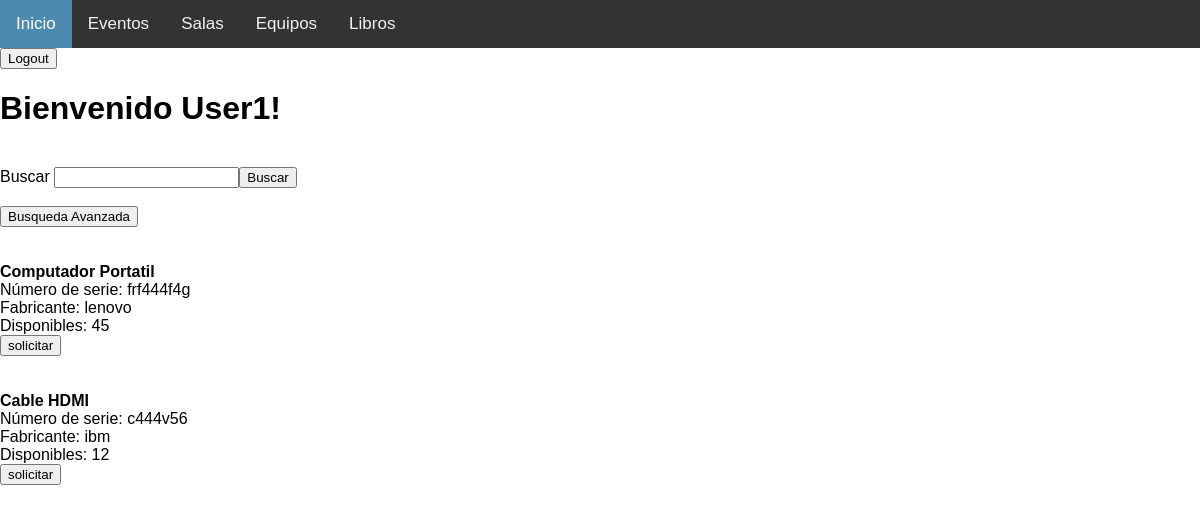
The app's page /equipos.php (signed in) with its own data.
### tables this page shows
CREATE TABLE `equipos` (
  `ID_Equipo` int(11) NOT NULL,
  `Nombre` char(30) NOT NULL,
  `Fabricante` char(30) NOT NULL,
  `NumSerie` char(20) NOT NULL,
  `Cantidad` int(11) NOT NULL,
  `Disponibles` int(11) NOT NULL
);

### utils.php (called while the page is built, shortened)
<?php
    function isLogged(){
        if(isset($_SESSION['username'])){
            return true;
        }
        return false;
    }
?>

### equipos.php (the view, shortened to what this page needs)
<!DOCTYPE html>
<html lang="en">
<head>
    <link rel="stylesheet" type="text/css" href="style.css">
</head>
<body>
    <?php
        include "utils.php";
        $con = mysqli_connect(HOST_DB,USUARIO_DB,USUARIO_PASS,NOMBRE_DB);
    ?>
    <div class="topnav">
      <a class="active" href="index.php">Inicio</a>
      <a href="ver-eventos.php">Eventos</a>
      <a href="salas.php">Salas</a>
      <a href="equipos.php">Equipos</a>
      <a href="libros.php">Libros</a>
    </div>
    <form action = "index.php" method = "post">
        <button type="submit" name = "logout">Logout</button>
    </form>
    <?php
        if (isLogged()){
            echo "<div><h1>Bienvenido " . $_SESSION["username"]. "!</h1></div><br>";
            $con = mysqli_connect(HOST_DB,USUARIO_DB,USUARIO_PASS,NOMBRE_DB);
            $estructura = "";
            $estructura .= '<form method="get" action="' . $_SERVER["PHP_SELF"] . '">';
            $estructura .= 'Buscar <input type="text" name="tituloBuscado" required>';
            $estructura .= '<input type="submit" name="buscadorBasico" value="Buscar"></form><br>';
            $estructura .= '<form method="post" action="./buscadorAvanzado.php">';
            $estructura .= '<input type="submit" name="buscarEquipo" value="Busqueda Avanzada"></form> <br><br>';
            $sql = "SELECT * FROM Equipos";
            $equipos =  mysqli_query($con, $sql);
            while ($equipo = mysqli_fetch_array($equipos)) {
              $idEquipo = $equipo['ID_Equipo'];
              $nombre =  $equipo['Nombre'];
              $fabricante = $equipo['Fabricante'];
              $numSerie = $equipo['NumSerie'];
              $disponibles = $equipo['Disponibles'];
              $estructura .= '<strong>' . $nombre . '</strong><br>';
              $estructura .=  "Número de serie: $numSerie <br> Fabricante: $fabricante <br> Disponibles: $disponibles <br>";
              $estructura .= '<form method="post" action="' . $_SERVER["PHP_SELF"] . '">';
              $estructura .= '<input type="hidden" name="idEquipo" value="' . $idEquipo . '">';
              $estructura .= '<input type="hidden" name="disponibles" value="' . $disponibles . '">';
              $estructura .= '<input type="submit" name="solicitarEquipo" value="solicitar"> </form>';
              $estructura .= '<br><br>';
            }
            echo $estructura;
        }
        else{
            mysqli_close($con);
            header('Location: '."index.php");
        }
    ?>
</body>
</html>

### style.css (style rules this page uses)
body { margin: 0; font-family: Arial, Helvetica, sans-serif; }
.topnav { overflow: hidden; background-color: #333; }
.topnav a { float: left; color: #f2f2f2; text-align: center; padding: 14px 16px; text-decoration: none; font-size: 17px; }
.topnav a.active { background-color: rgb(76, 139, 175); color: white; }

### records on screen
equipos: Nombre "Computador Portatil", NumSerie "frf444f4g", Fabricante "lenovo", Disponibles "45"
equipos: Nombre "Cable HDMI", NumSerie "c444v56", Fabricante "ibm", Disponibles "12"

### other values on screen
$_SESSION["username"] "User1"
